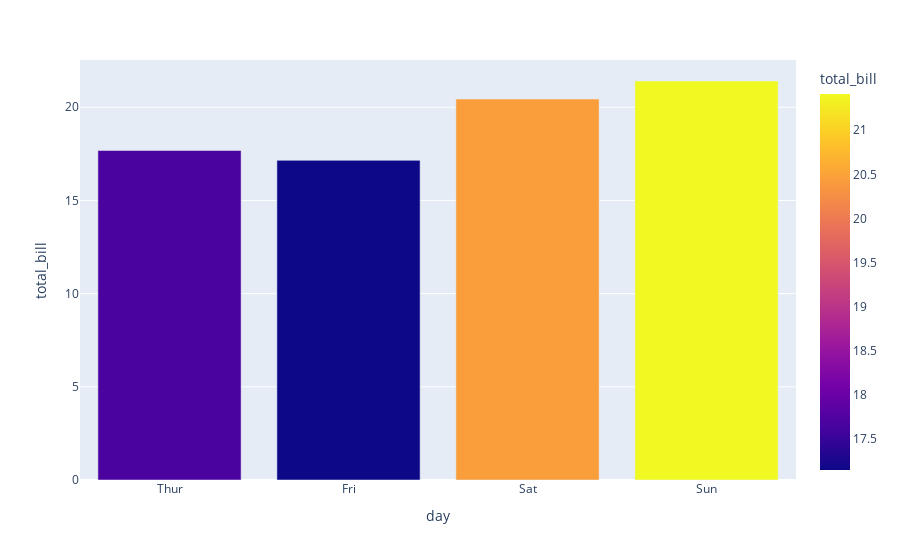

The code cell stored with this chart in its notebook:
### Code cell
temp_tips=tips.groupby('day')['total_bill'].mean().reset_index()
px.bar(temp_tips,x='day',y='total_bill',color='total_bill')

### Figure 1 — Plotly figure (JSON) as saved in the notebook; plotly's stock layout.template omitted (floating-point values rounded to 4 significant figures)
{"data": [{"alignmentgroup": "True", "hovertemplate": "day=%{x}<br>total_bill=%{marker.color}<extra></extra>", "legendgroup": "", "marker": {"color": [17.68, 17.15, 20.44, 21.41], "coloraxis": "coloraxis", "pattern": {"shape": ""}}, "name": "", "offsetgroup": "", "orientation": "v", "showlegend": false, "textposition": "auto", "type": "bar", "x": ["Thur", "Fri", "Sat", "Sun"], "xaxis": "x", "y": [17.68, 17.15, 20.44, 21.41], "yaxis": "y"}], "layout": {"barmode": "relative", "coloraxis": {"colorbar": {"title": {"text": "total_bill"}}, "colorscale": [[0, "#0d0887"], [0.1111, "#46039f"], [0.2222, "#7201a8"], [0.3333, "#9c179e"], [0.4444, "#bd3786"], [0.5556, "#d8576b"], [0.6667, "#ed7953"], [0.7778, "#fb9f3a"], [0.8889, "#fdca26"], [1, "#f0f921"]]}, "legend": {"tracegroupgap": 0}, "margin": {"t": 60}, "xaxis": {"anchor": "y", "domain": [0, 1], "title": {"text": "day"}}, "yaxis": {"anchor": "x", "domain": [0, 1], "title": {"text": "total_bill"}}}}
